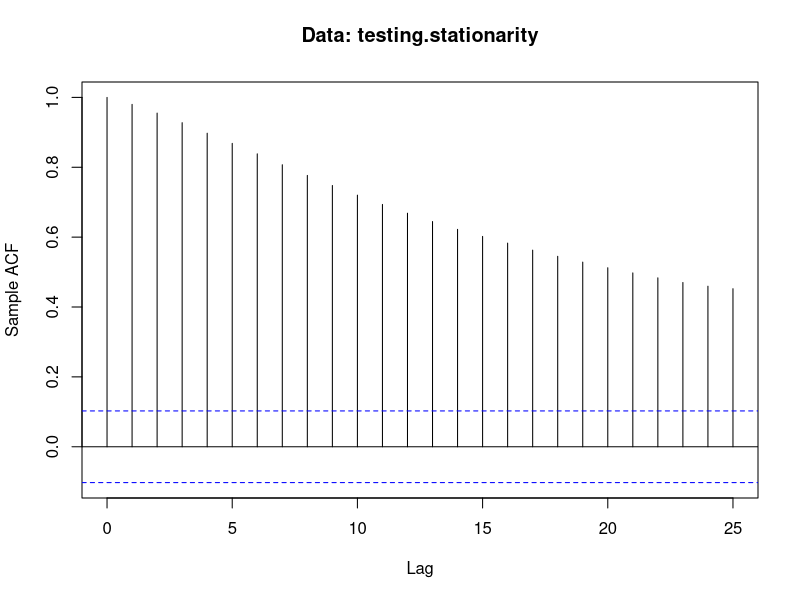
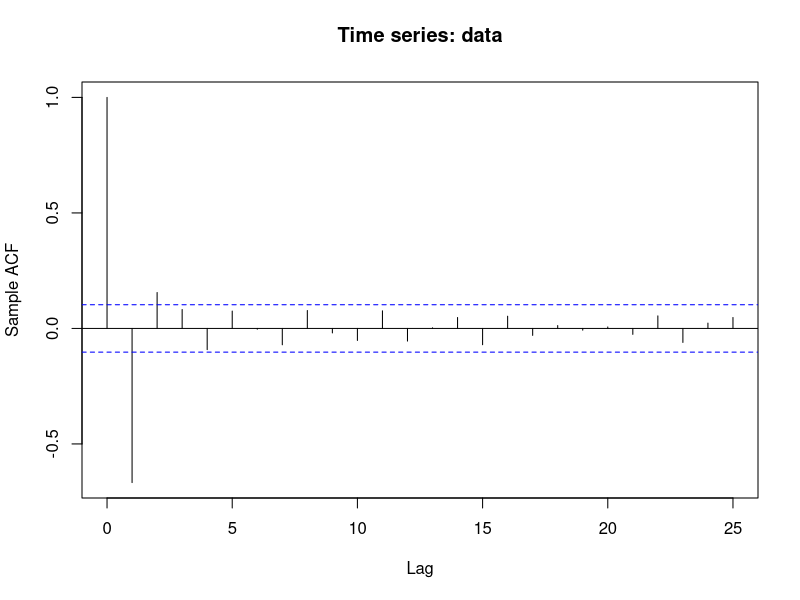
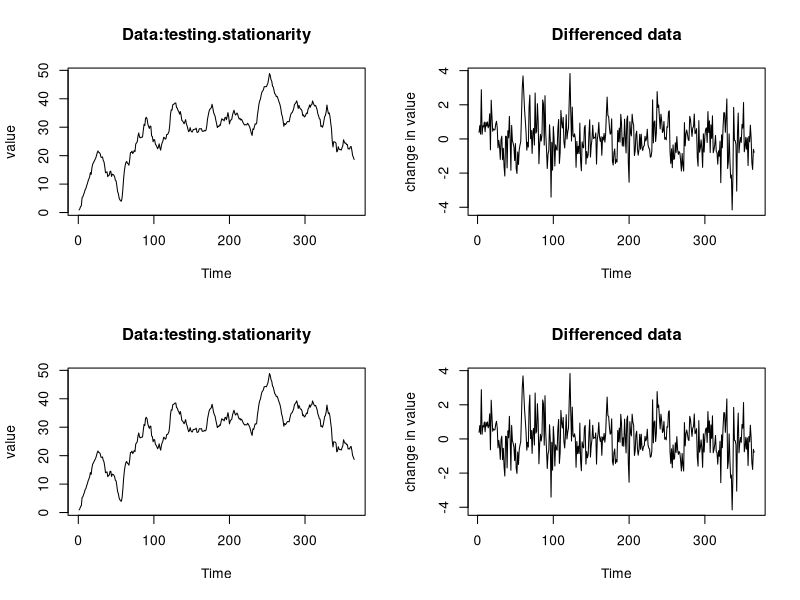
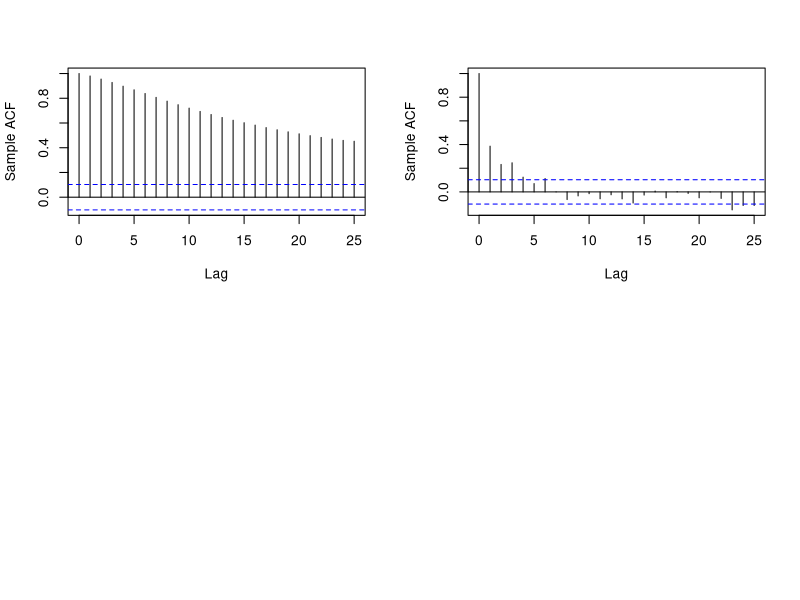
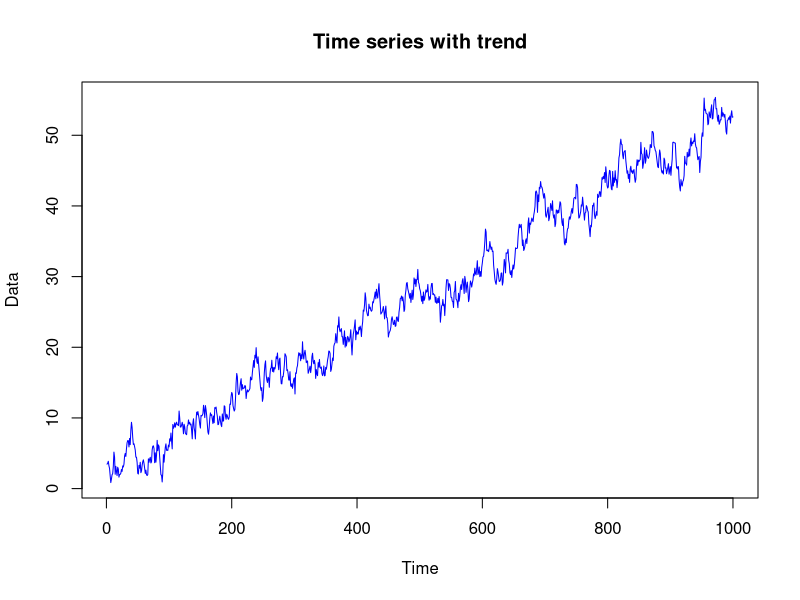
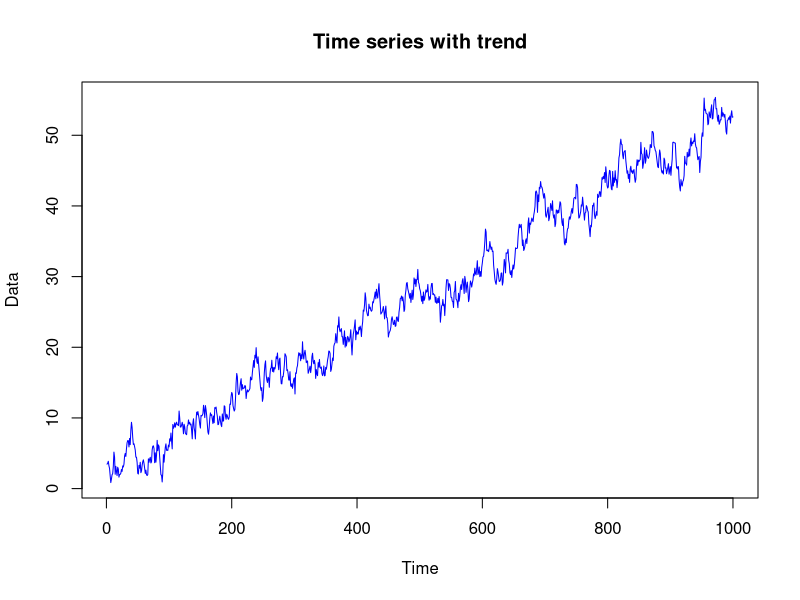
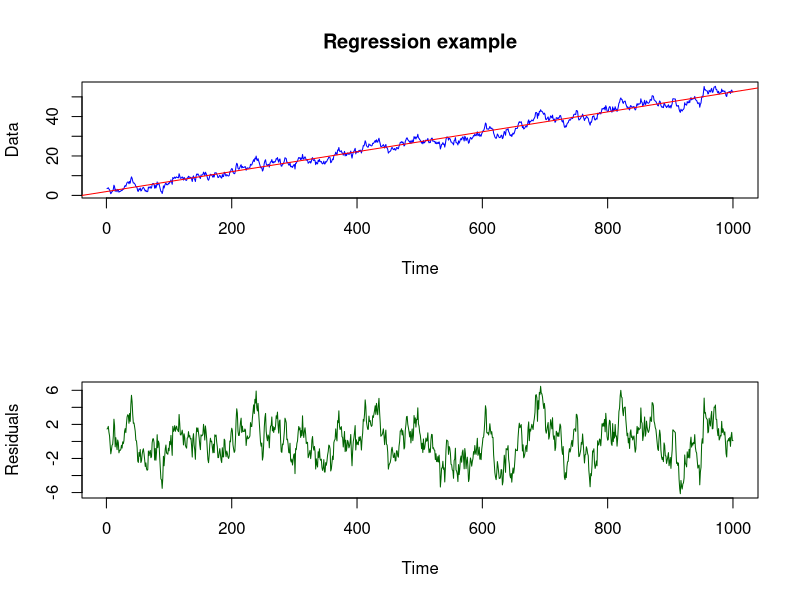
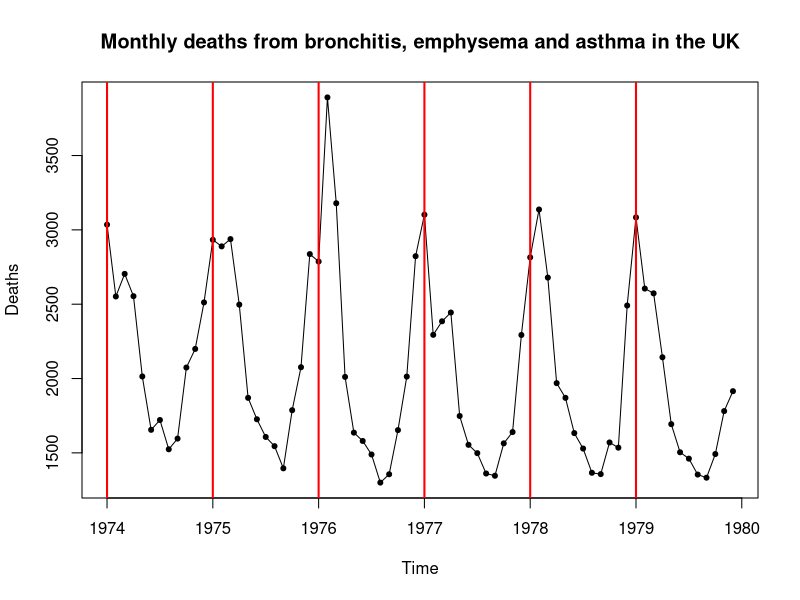

Here is the R script that generated these plots, in order: (Note: this script raises an error after producing the figures.)

#Loading the data

testing.stationarity <- read.table("testing.stationarity.txt")
head(testing.stationarity)
testing.stationarity <- ts(testing.stationarity)


# 1.1 Plotting the sample ACF
acf(testing.stationarity, main = "Data: testing.stationarity", ylab = "Sample ACF")


# 1.2 Statistical test for stationarity
PP.test(testing.stationarity)

set.seed(1901)
n = 365
data <- arima.sim(list(ma = c(-1.4, 0.8)), n)
acf(data, main = "Time series: data", ylab = "Sample ACF")
PP.test(data) 


# 2.1 Differencing the data
Xt <- diff(testing.stationarity, lag = 1, differences = 1)

par(mfrow = c(2, 2))

ts.plot(testing.stationarity, main = "Data:testing.stationarity", ylab = "value")

ts.plot(Xt, main = "Differenced data", ylab = "change in value")

#Alternatively
plot(testing.stationarity, main = "Data:testing.stationarity", ylab = "value")

plot(Xt, main = "Differenced data", ylab = "change in value")


acf(testing.stationarity, main = "", ylab = "Sample ACF")
acf(Xt, main = "", ylab = "Sample ACF")
par(mfrow = c(1, 1))

PP.test(Xt)


# 2.2 Choosing d
var(testing.stationarity); var(Xt)

d2t <- diff(testing.stationarity, lag = 1, differences = 2)
d2t <- diff(Xt, lag = 1, differences = 1)
var(d2t)


# 3 Least squares trend removal
set.seed(123)
n = 1000
sim <- arima.sim(list(ar = 0.9), n)
xt <- sim + 2 + 0.05 * time(sim)

ts.plot(xt, col = "blue", main = "Time series with trend", ylab = "Data")

#Alternatively
plot(xt, col = "blue", main = "Time series with trend", ylab = "Data")

time <- seq(1, 1000)
time <- time(xt)

fit <- lm(xt ~ time)

fit$coefficients

yt <- fit$fitted.values 
zt <- fit$residuals

yt <- fit$fit 
zt <- xt - yt

par(mfrow = c(2, 1))
plot(xt, col = "blue", main = "Regression example", ylab = "Data")
abline(fit, col = "red")

plot(zt, type = "l", col = "dark green", xlab = "Time", ylab = "Residuals")
par(mfrow = c(1, 1))


# 4 Identifying seasonality
plot(ldeaths, main = "Monthly deaths from bronchitis, emphysema and asthma in the UK", ylab = "Deaths")
points(ldeaths, pch = 20)
abline(v = 1974:1979, col = "red", lwd = 2)

acf(ldeaths, main = "Sample ACF of the series ldeaths", ylab = "sample ACF", lag.max = 36)


# 5.1 seasonal differencing
sdiff.ldeaths <- diff(ldeaths, lag = 12, differences = 1)

par(mfrow = c(2, 2))
plot(ldeaths, main = "Data: ldeaths", ylab = "number of deaths")
acf(ldeaths, main = "Sample ACF of ldeaths", ylab = "")

plot(sdiff.ldeaths, main = " Data: sdiff.ldeaths", ylab = "increase in number of deaths")
acf(sdiff.ldeaths, main = "Sample ACF of sdiff.ldeaths", ylab = "")
par(mfrow = c(1, 1))

m <- matrix(2, 2, data = c(1, 2, 3, 4), byrow = TRUE)
layout(m)

plot(ldeaths, main = "Data: ldeaths", ylab = "number of deaths")

acf(ldeaths, main = "Sample ACF of ldeaths", ylab = "")

plot(sdiff.ldeaths, main = " Data: sdiff.ldeaths", ylab = "increase in number of deaths")

acf(sdiff.ldeaths, main = "Sample ACF of sdiff.ldeaths", ylab = "")

par(mfrow = c(1, 1))


# 5.2 seasonal means

ldeaths

ldeaths.df = data.frame(year = rep(1974:1979, each = 12), month = rep(1:12, 6), value = ldeaths)

# year = c(rep(1974:1979, each = 12), 1980)
# month = c(rep(1:12, 6), 1)

head(ldeaths.df, 15)

(xbars = aggregate(value ~ month, data = ldeaths.df, FUN = mean))

yt = ldeaths - xbars$value

plot(yt, main = "Monthly deaths from bronchitis, emphysema and asthma in the UK less seasonal means", ylab = "Deaths")
points(yt, pch = 20)

acf(yt, main = "Sample ACF of the series ldeaths less seasonal means", ylab = "sample ACF", lag.max = 36)


# 5.3 Using in-built functions to separate out trend, seasonality and white noise


# The decompose function
plot(decompose(ldeaths, type = "additive"))

decomp <- decompose(ldeaths, type = "additive")
trend <- decomp$trend

head(trend, 7)
tail(trend, 7)

seasonal <- decomp$seasonal
random <- decomp$random

plot(ldeaths, ylab = "", main = "Components of time series: ldeaths", col = "dark grey")
points(ldeaths, cex = 0.5, col = "dark grey")
lines(trend, col = "red")
lines(seasonal + trend, col = "blue")

colours()

# The stl function
plot(stl(ldeaths, s.window = "periodic"), main = "Components of time series: ldeaths")

stl <- stl(ldeaths, s.window = "periodic")
trend <- stl$time.series[, "trend"]

stl
trend

seasonal <- stl$time.series[, "seasonal"]
remainder <- stl$time.series[, "remainder"]

plot(ldeaths, ylab = "", main = "Components of time series: ldeaths", col = "dark grey")
points(ldeaths, cex = 0.5, col = "dark grey")
lines(trend, col = "red")
lines(seasonal + trend, col = "blue")


## QUESTION 13-14.5


# Running the code provided
xx <- numeric(1003)
set.seed(4567)
ww <- rnorm(1003)
xx[1:3] <- ww[1:3]

for (t in 4:1003) { 
  xx[t] <- 0.8*xx[t-1] +0.2* xx[t-3] + ww[t]+ 2*ww[t-1]
}

s <- ts(xx[4:1003])

# Differencing and analysing
ds <- diff(s)
dds <- diff(ds)
par(mfrow = c(1, 3))
acf(s); acf(ds); acf(dds)
par(mfrow = c(1, 1))
var(s); var(ds); var(dds)
PP.test(s)$p.value; PP.test(ds)$p.value; PP.test(dds)$p.value


## QUESTION 13-14.6
# i)
sales <- read.table("sales.txt")
head(sales)
sales <- ts(sales, frequency = 12, start = c(2005, 1))
sales


# ii)
decomposed <- (decompose(sales, type = "additive"))
untrended <- decomposed$random


# iii)
acf(untrended)
r <- untrended[!is.na(untrended)]
par(mfrow = c(1,2))
acf(r, main = "Untrended data"); pacf(r, main = "Untrended data")
par(mfrow = c(1, 1))


## QUESTION 13-14.7
# i)
seas <- read.table("seasonality.txt")
head(seas)
seas <- ts(seas, frequency = 12, start = c(2010, 1))


# ii)
m <- matrix(2, 2, data = c(1, 2, 1, 3))
layout(m)
ts.plot(seas, main = "Data: Reservoir level", ylab = "gallons (millions)")
acf(seas, lag.max = 36, main = "")
pacf(seas, lag.max = 36, main = "")

#Alternatively
plot(seas, main = "Data: Reservoir level", ylab = "gallons (millions)")
acf(seas, lag.max = 36, main = "")
pacf(seas, lag.max = 36, main = "")

par(mfrow = c(1, 1))


# iii)
d <- diff(seas, lag = 12, differences = 1)
head(d)


# iv)
m <- matrix(2, 2, data = c(1, 2, 1, 3))
layout(m)
ts.plot(d, main = "Change since same month last year", ylab = "gallons (millions)")
abline(h = 0, lty = "dashed",col="red")
acf(d, lag.max = 36, main = "")
pacf(d, lag.max = 36, main = "")

#Alternatively
plot(d, main = "Change since same month last year", ylab = "gallons (millions)")
abline(h = 0, lty = "dashed",col="red")
acf(d, lag.max = 36, main = "")
pacf(d, lag.max = 36, main = "")

par(mfrow = c(1, 1))
